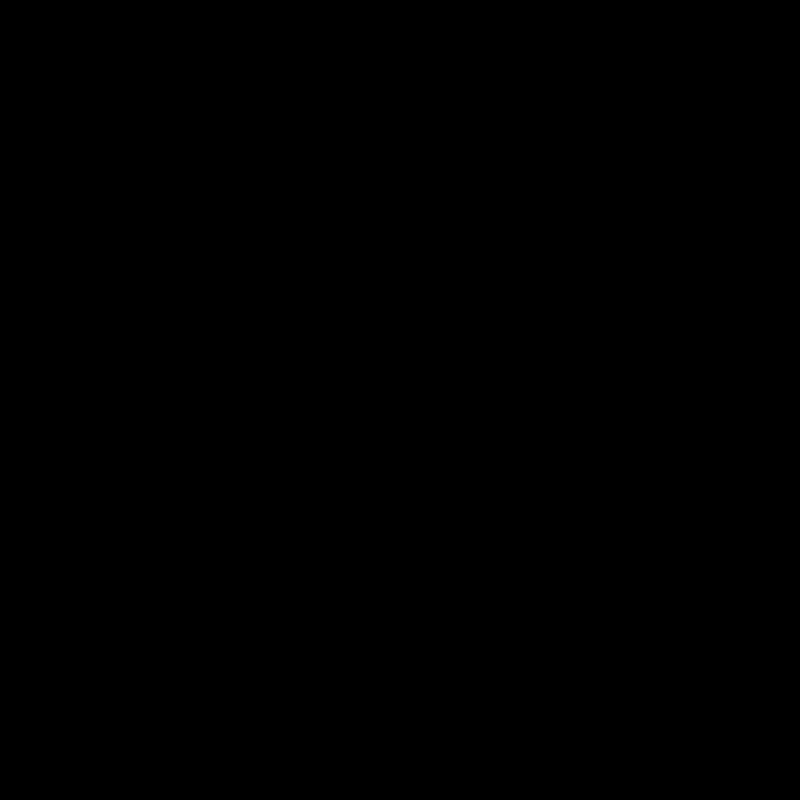
Frame 1 (no input)
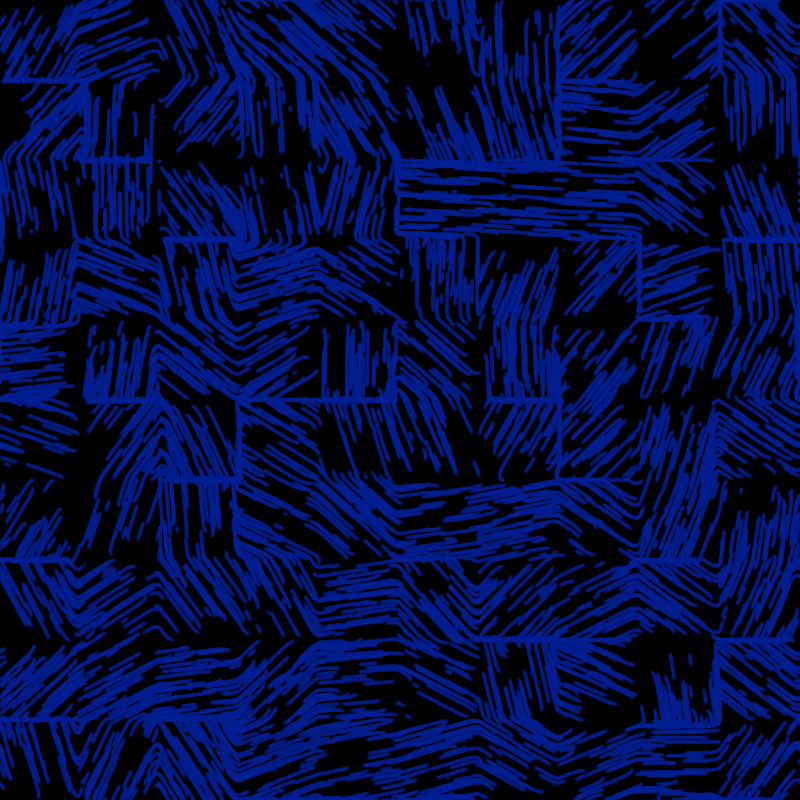
Frame 60 (no input)
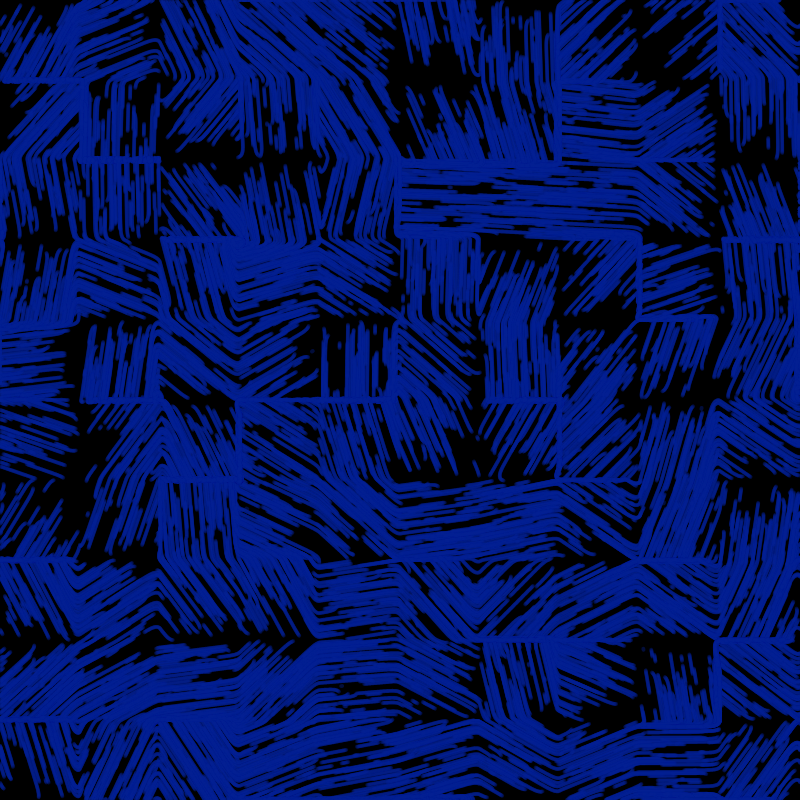
Frame 120 (the mouse pressed at the canvas centre since frame 60)

The p5.js sketch that drew these frames (run headless with seeded random() and noise() and a simulated clock; from frame 60 on, the mouse is pressed at the canvas centre):

// p5.js sketch
// ── sketch.js
let FIELD_SIZE = 80;

let particles = [];
let PARTICLE_COUNT = 2500;
let total_particles = PARTICLE_COUNT;

let flowfield;
let starting_points = [];

let avgGen = 0;
// let maxDist;


function setup() {
  createCanvas(800, 800);
  // colorMode(HSB)
  ellipseMode(CENTER);
  background(0);
  // noiseSeed(1002);

  flowfield = new FlowField(FIELD_SIZE);
  // maxDist = ((width / 2) ** 2 + (height / 2) ** 2) ** 0.5;

  // starting_points = generateStartPositions(flowfield);

  for (let i = 0; i < PARTICLE_COUNT; i++) {
    let {startX, startY} = getStartPosition(flowfield);
    let c = getColor(startX, startY);
    particles[i] = new Particle(startX, startY, c);
  }
}

function draw() {
  // flowfield.update();

  for (let i = 0; i < particles.length; i++) {
    particles[i].follow(flowfield);
    particles[i].update(flowfield);
    particles[i].show();
  }
  
  if (frameCount % 100 == 0) {
    printStatus();
  }
}

function getStartPosition(field) {
  // constrain to the f-2 center
  // let f = 8;
  // let startX = random(width / f, width / f * (f - 1));
  // let startY = random(height / f, height / f * (f - 1));
  // offset - bottom right
  // startX = startX + (width/f) * 0.5;
  // startY = startY + (height/f) * 0.5;
  // if (starting_points.length == 0) {
  //   console.log('generating');
  //   starting_points = generateStartPositions(field);
  // }
  // let {startX, startY} = starting_points.pop(Math.floor(random(starting_points.length)))
  let startX = random(width);
  let startY = random(height);
  return {startX, startY};
}

function generateStartPositions(field) {
  positions = [];
  for (let i = 0; i < field.rows; i++) {
    for (let j = 0; j < field.cols; j++) {
      positions.push({
        startX: j * field.fieldSize,
        startY: i * field.fieldSize
      })
    }
  }
  return shuffle(positions);
}

function getColor(h) {
  let a = 100;
  // h = h + avgGen/10;
  // h = h + 160 
  // let offset = 111;
  // h = abs((h + offset) % TWO_PI);
  // let c = map(h, 0, TWO_PI, 0, 360);
  // c = c + 125
  // c = c % 360
  let palatte = [
    [4, 32, 148, a],
    // [0, 0, 0, a],
  ]
  let c = random(palatte);
  return c;
  // return [c, 90, 85, a];
}

function printStatus() {
  let fc = frameCount
  let avg = averageAge().toFixed(1);
  let ls = averageLifespan().toFixed(1);
  let gen = averageGeneration().toFixed(1);
  let tot = total_particles;
  let fr = frameRate().toFixed(1);
  let s = `${fc}\tavg: ${avg} ls: ${ls} gen: ${gen} total: ${tot} fr: ${fr}`
  console.log(s);
}

function averageAge() {
  return particles.reduce((prev, curr) => prev + int(curr.age), 0) / particles.length;
}

function averageGeneration() {
  avgGen = particles.reduce((prev, curr) => prev + int(curr.generation), 0) / particles.length;
  return avgGen;
}

function averageLifespan() {
  return particles.reduce((prev, curr) => prev + int(curr.lifetime), 0) / particles.length;
}

function keyPressed() {
  switch (key) {
    case 'S':
      loop();
      console.log("Started looping");
      break;
    case ' ':
      noLoop();
      console.log("Stopped looping");
      break;
    default:
      break;
  }
}

// function mousePressed() {
//   // let { startX, startY } = getStartPosition();
//   let c = getColor(mouseX, mouseY, 0);
//   let p = new Particle(mouseX, mouseY, c);
//   particles.push(p);
//   total_particles++;
// }
// ── field.js
function FlowField(fieldSize) {
  let xIncr = 4.011;
  let yIncr = xIncr;
  let zIncr = 0.0;
  // let zOff = 10.02;
  let zOff = 0.0;

  this.fieldSize = fieldSize;
  this.cols = floor(width / this.fieldSize);
  this.rows = floor(height / this.fieldSize);

  this.field = new Array(this.cols * this.rows);



  this.update = function updateFlowField() {
    // console.log('generate');
    let yOff = 0.0;
    for (let y = 0; y < this.rows; y++) {
      let xOff = 0;
      for (let x = 0; x < this.cols; x++) {
        let idx = x + (y * this.cols);
        let angle = generateFieldAngle(xOff, yOff, zOff);
        let v = p5.Vector.fromAngle(angle);
        v.setMag(0.3);
        this.field[idx] = v;

        xOff += xIncr;
      }
      yOff += yIncr;
    }

    if (frameCount % 500 == 0) {
      // zOff += 0.2;
      // console.log(frameCount);
      // zIncr = 0.0
    }
    zOff += zIncr;
  }

  this.update();

  this.getVector = function getVectorFlowField(_x, _y) {
    let x = floor(_x / this.fieldSize);
    let y = floor(_y / this.fieldSize);
    let idx = x + (y * this.cols);
    let vector = this.field[idx];
    return vector;
  }

  // this.getVectorOverlayGraphic = function() {
  //   // let overlay = createGraphics()
  //   for (let y = 0; y < this.rows; y++) {
  //     for (let x = 0; x < this.cols; x++) {
  //       let idx = x + (y * this.cols);
  //       let v = this.field[idx];
  //       push();
  //       stroke(0, 128);
  //       strokeWeight(1);
  //       translate(x * this.fieldSize, y * this.fieldSize);
  //       rotate(v.heading());
  //       line(0, 0, this.fieldSize, 0);
  //       pop();
  //     }
  //   }
  // }

  function generateFieldAngle(xOff, yOff, zOff) {
    let n = noise(xOff, yOff, zOff); // 0 < n < 1
    // let f = 4;
    // n = floor(n * f) / f;
    return - n * TWO_PI;
  }
}
// ── particle.js
MIN_LIFESPAN = 15;
MAX_LIFESPAN = 120;

function Particle(x, y, c) {
  this.pos = createVector(x, y);
  this.vel = createVector(random(-TWO_PI, TWO_PI), random(-TWO_PI, TWO_PI));
  this.acc = createVector(0, 0);
  this.maxSpeed = 1;
  this.diameter = FIELD_SIZE;
  this.lifetime = random(MIN_LIFESPAN, MAX_LIFESPAN);
  this.age = 0;
  this.generation = 0;
  this.strokeColor = 0;
  this.strokeAlpha = 255;
  this.strokeWeight = 3.9;
  this.color = c;

  this.prevPos = this.pos.copy();

  this.update = function updateParticle(field) {
    if (this.age < this.lifetime) {
      this.vel.add(this.acc);
      this.vel.limit(this.maxSpeed);
      this.direction = p5.Vector.sub(this.pos, this.prevPos);
      let h = this.direction.heading();
      this.prevPos = this.pos.copy();
      this.pos.add(this.vel);
      this.color = getColor(h)
      this.acc.mult(0);
      this.edges();
      this.age += 1;
    } else {
      let { startX, startY } = getStartPosition(field);
      this.pos = createVector(startX, startY);
      this.prevPos = this.pos.copy();
      this.vel = createVector(0, 0);
      this.acc = createVector(0, 0);
      this.lifetime = random(MIN_LIFESPAN, MAX_LIFESPAN)
      this.age = 0;
      this.generation += 1;
      // this.color = getColor(startX, startY, this.generation);
      total_particles++;
    }
  }

  this.applyForce = function applyForceParticle(force) {
    this.acc.add(force);
  }

  this.follow = function followParticle(flowfield) {
    let force = flowfield.getVector(this.pos.x, this.pos.y);
    this.applyForce(force);
  }

  this.show = function showParticle() {
    if (this.age > 5 && frameCount > 0) {
      // let direction = p5.Vector.sub(this.prevPos, this.pos);
      stroke(this.color);
      strokeWeight(this.strokeWeight);
      strokeJoin(ROUND);
      line(this.pos.x, this.pos.y, this.prevPos.x, this.prevPos.y);
      // drawShape(this.pos.x, this.pos.y, direction.heading())
      noFill();
      // noStroke();
      // fill(this.color);
      // ellipse(this.pos.x, this.pos.y, this.diameter);
    }
  }

  this.edges = function() {
    if (this.pos.x > width) {
      this.pos.x = 0;
      this.prevPos = this.pos.copy();
    }
    if (this.pos.x < 0) {
      this.pos.x = width;
      this.prevPos = this.pos.copy();
    }
    if (this.pos.y > height) {
      this.pos.y = 0;
      this.prevPos = this.pos.copy();
    }
    if (this.pos.y < 0) {
      this.pos.y = height;
      this.prevPos = this.pos.copy();
    }
  }
}

function drawShape(x, y, heading) {
  push();
  translate(x, y);
  rotate(heading);
  beginShape();
  vertex(0, 20);
  vertex(20, 20);
  vertex(20, 0);
  vertex(0, 0);
  endShape(CLOSE);
  pop();
}
